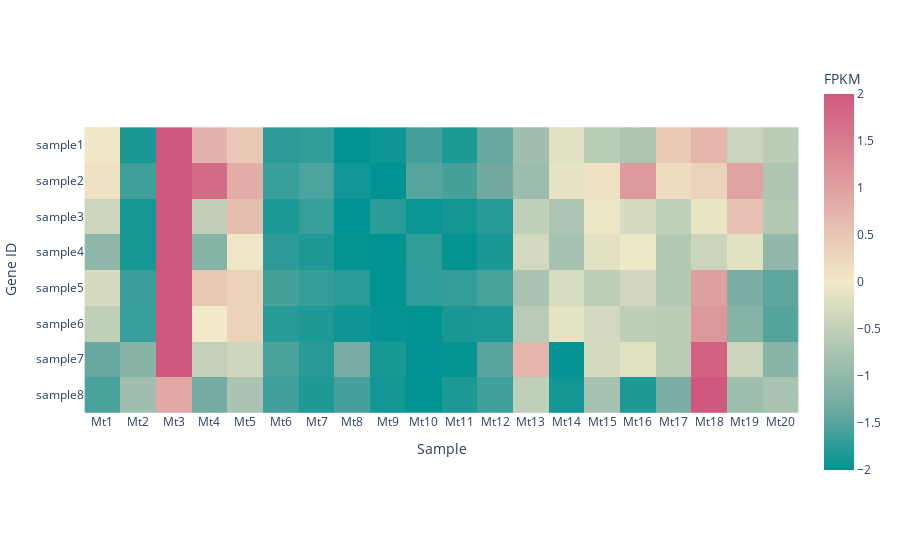

Write notebook code for a chart like this one.
### Code cell
import numpy as np
import pandas as pd
import plotly.express as px

# 加载数据
df = pd.read_csv("demo-fpkm.csv")

# 提取gene_id作为索引
df = df.set_index('gene_id')

# 将数据进行归一化，范围-2到2
df_normalized = df.apply(lambda x: np.interp(x, (x.min(), x.max()), (-2, 2)))

# 将归一化后的DataFrame转置，使样本名称在x轴，基因id在y轴
df_normalized = df_normalized.transpose()

# 创建热图
fig = px.imshow(df_normalized,
                labels=dict(x="Sample", y="Gene ID", color="FPKM"),
                x=df_normalized.columns,
                y=df_normalized.index,
                color_continuous_scale='Tealrose'
               )

# 定义鼠标悬浮数据显示方式
fig.update_traces(hovertemplate='Sample: %{x}<br>Gene ID: %{y}<br>FPKM: %{z:.3f}')

fig.show()

### Figure 1 — Plotly figure (JSON) as saved in the notebook; plotly's stock layout.template omitted (floating-point values rounded to 4 significant figures; data arrays with more than 128 entries replaced by an {"elided": "..."} marker saying what was removed)
{"data": [{"coloraxis": "coloraxis", "hovertemplate": "Sample: %{x}<br>Gene ID: %{y}<br>FPKM: %{z:.3f}", "name": "0", "type": "heatmap", "x": ["Mt1", "Mt2", "Mt3", "Mt4", "Mt5", "Mt6", "Mt7", "Mt8", "Mt9", "Mt10", "Mt11", "Mt12", "Mt13", "Mt14", "Mt15", "Mt16", "Mt17", "Mt18", "Mt19", "Mt20"], "xaxis": "x", "y": ["sample1", "sample2", "sample3", "sample4", "sample5", "sample6", "sample7", "sample8"], "yaxis": "y", "z": {"elided": "8x20 float values"}}], "layout": {"coloraxis": {"colorbar": {"title": {"text": "FPKM"}}, "colorscale": [[0, "rgb(0, 147, 146)"], [0.1667, "rgb(114, 170, 161)"], [0.3333, "rgb(177, 199, 179)"], [0.5, "rgb(241, 234, 200)"], [0.6667, "rgb(229, 185, 173)"], [0.8333, "rgb(217, 137, 148)"], [1, "rgb(208, 88, 126)"]]}, "margin": {"t": 60}, "xaxis": {"anchor": "y", "constrain": "domain", "domain": [0, 1], "scaleanchor": "y", "title": {"text": "Sample"}}, "yaxis": {"anchor": "x", "autorange": "reversed", "constrain": "domain", "domain": [0, 1], "title": {"text": "Gene ID"}}}}
